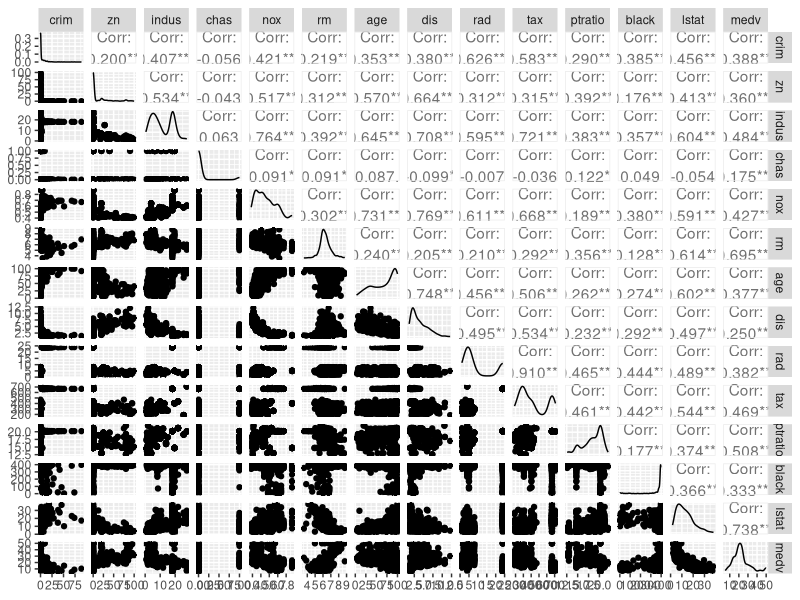

This chart was generated by the following R code:
## ---- chunk 1
knitr::opts_chunk$set(echo = TRUE)
## ---- chunk 2
library(MASS)
head(Boston)

dim(Boston)
## ---- chunk 3
library(ggplot2)
library(GGally)
ggpairs(Boston)
## ---- chunk 4
correlations = cor(Boston)
sorted_correlations = sort(correlations["crim", ], decreasing = TRUE)
## ---- chunk 5
summary(Boston)
sorted_data = sort(Boston[,1], decreasing = TRUE, index.return = TRUE)
data_5 = sorted_data$ix[1:5]
data_5_Boston = Boston[data_5,]
## ---- chunk 6
sum(Boston$chas == 1)
## ---- chunk 7
median(Boston$ptratio)
## ---- chunk 8
Boston[which.min(Boston$medv),]
## ---- chunk 9
sum(Boston$rm > 8)
summary(Boston[Boston$rm > 8,])
## ---- chunk 10
write.csv(Boston, file = "Boston.csv", row.names = FALSE)

library(openxlsx)
write.xlsx(x = Boston, file = 'Boston_data.xlsx')
